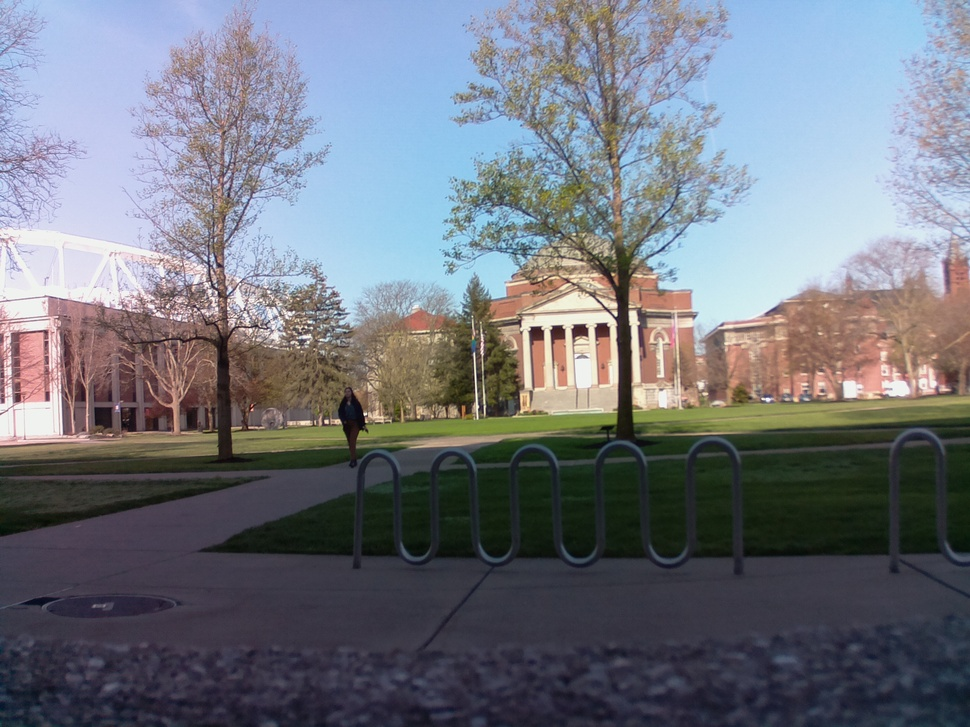
#> input picture registration/left.jpg, 970 x 727 px, shrunk from 2592 x 1944 before the run
$ python panorama.py
#> lines starting #> are read from the running program, lines starting #| are printed output that depends on the picture
#!/usr/bin/env python3
# panorama opencv
import cv2

# Read the images to be aligned
im1 =  cv2.imread("left.jpg");
#> im1 is the input picture: shape (727, 970, 3); mean B, G, R 127.6, 118.4, 114.4
im2 =  cv2.imread("right.jpg");
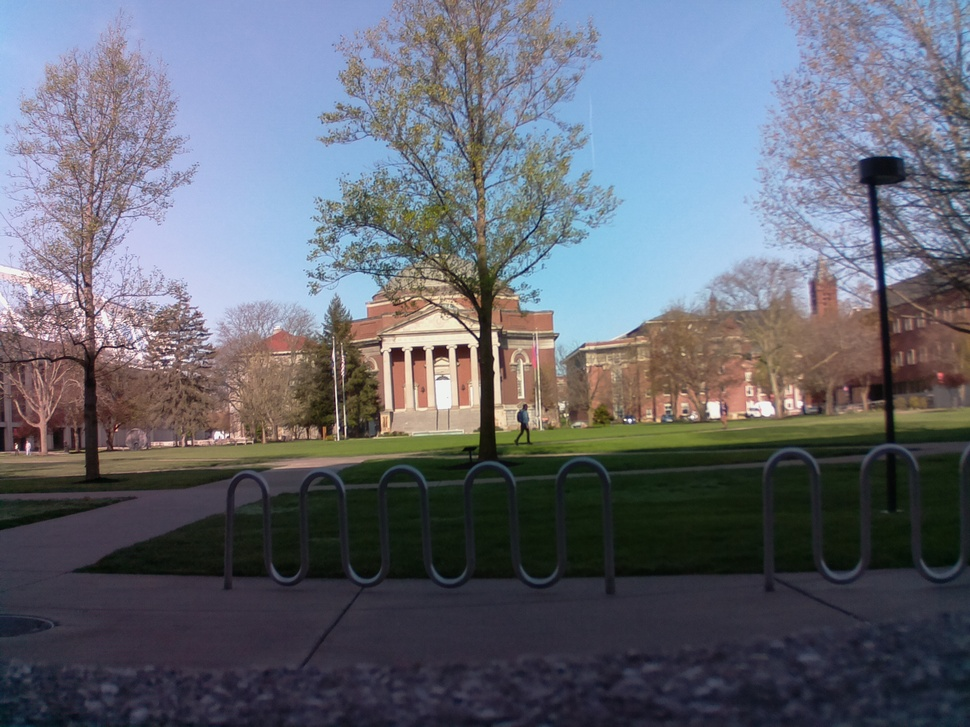
#> input picture registration/right.jpg, 970 x 727 px, shrunk from 2592 x 1944 before the run
#> im2 is the input picture: shape (727, 970, 3); mean B, G, R 115.1, 104.4, 100.7

stitchy=cv2.Stitcher.create()
(dummy,output)=stitchy.stitch([im1,im2])
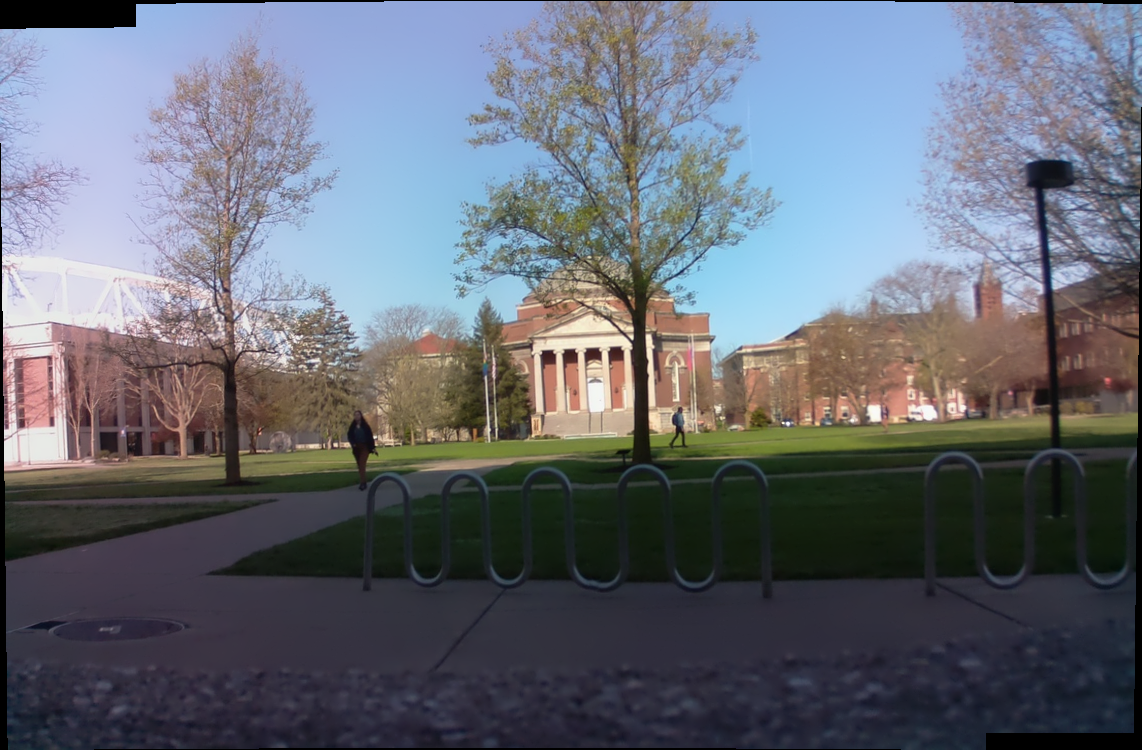
#> output: shape (750, 1142, 3); mean B, G, R 118, 107.5, 102.6
#> dummy = 0

if dummy != cv2.STITCHER_OK:
  # checking if the stitching procedure is successful
  # .stitch() function returns a true value if stitching is
  # done successfully
    print("not ready")
else:
    print('panorama ready')

# final output
cv2.imshow('final result',output)

cv2.waitKey(0)
